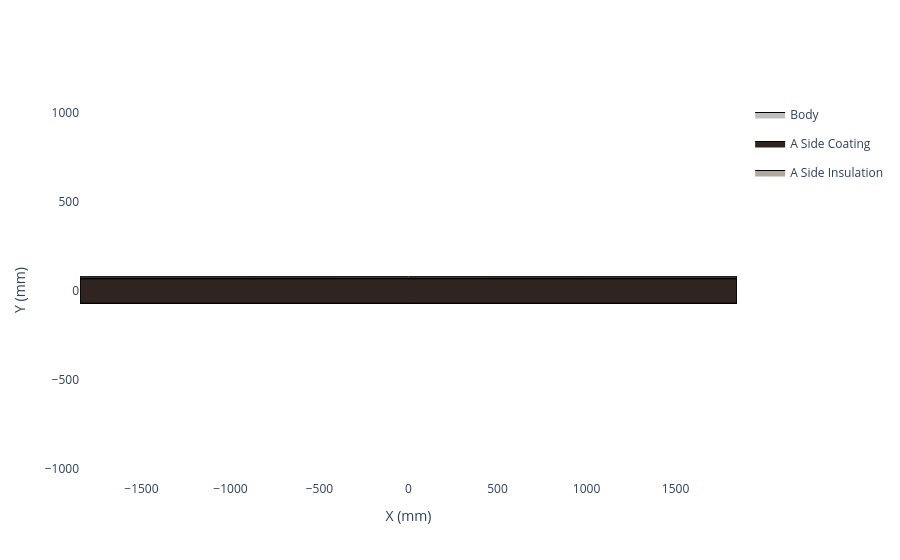
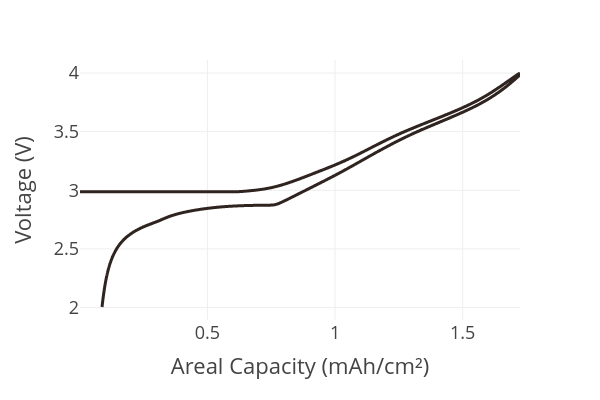

Here is the notebook cell these charts were saved with, in order:
### Code cell
# create the cathode

insulation_material = InsulationMaterial.from_database("Aluminium Oxide, 95%")

my_cathode = Cathode(
    formulation=cathode_formulation,
    current_collector=cathode_current_collector,
    calender_density=3.04,
    mass_loading=15.00,
    insulation_material=insulation_material,
    insulation_thickness=3,
    name='QNAS-S40160RL'
)

my_cathode._get_full_top_down_view().show()
my_cathode.plot_half_cell_curve(areal=True, width=600, height=400).show()

### Figure 1 — Plotly figure (JSON) as saved in the notebook; plotly's stock layout.template omitted (floating-point values rounded to 4 significant figures)
{"data": [{"fill": "toself", "fillcolor": "#C0C0C0", "legendgroup": "Body", "line": {"color": "black", "width": 1}, "mode": "lines", "name": "Body", "showlegend": true, "type": "scatter", "x": [-1845.0, -1845.0, -1845.0, 1845.0, 1845.0, 1845.0, -1845.0], "y": [-71.0, 71.0, 79.0, 79.0, 71.0, -71.0, -71.0]}, {"fill": "toself", "fillcolor": "#2f241f", "line": {"color": "black", "width": 1}, "mode": "lines", "name": "A Side Coating", "type": "scatter", "x": [-1845.0, -1845.0, -1845.0, 1845.0, 1845.0, 1845.0, -1845.0, -1845.0, -1845.0, -1845.0, 1845.0, 1845.0, 1845.0, -1845.0], "y": [-71.0, 68.0, 68.0, 68.0, 68.0, -71.0, -71.0, -71.0, 68.0, 68.0, 68.0, 68.0, -71.0, -71.0]}, {"fill": "toself", "fillcolor": "#B0A99F", "line": {"color": "black", "width": 1}, "mode": "lines", "name": "A Side Insulation", "type": "scatter", "x": [-1845.0, -1845.0, 1845.0, 1845.0, -1845.0, -1845.0, -1845.0, 1845.0, 1845.0, -1845.0], "y": [68.0, 71.0, 71.0, 68.0, 68.0, 68.0, 71.0, 71.0, 68.0, 68.0]}], "layout": {"paper_bgcolor": "white", "plot_bgcolor": "white", "xaxis": {"scaleanchor": "y", "showgrid": false, "title": {"text": "X (mm)"}, "zeroline": false}, "yaxis": {"showgrid": false, "title": {"text": "Y (mm)"}, "zeroline": false}}}

### Figure 2 — Plotly figure (JSON) as saved in the notebook; plotly's stock layout.template omitted (floating-point values rounded to 4 significant figures; data arrays with more than 128 entries replaced by an {"elided": "..."} marker saying what was removed)
{"data": [{"hovertemplate": "Areal Capacity (mAh/cm²)=%{x}<br>Voltage (V)=%{y}<extra></extra>", "legendgroup": "", "line": {"color": "#2f241f", "dash": "solid", "shape": "spline"}, "marker": {"symbol": "circle"}, "mode": "lines", "name": "", "orientation": "v", "showlegend": false, "type": "scatter", "x": {"elided": "8604 float values"}, "xaxis": "x", "y": {"elided": "8604 float values"}, "yaxis": "y"}], "layout": {"height": 400, "legend": {"tracegroupgap": 0}, "margin": {"t": 60}, "width": 600, "xaxis": {"anchor": "y", "domain": [0.0, 1.0], "title": {"text": "Areal Capacity (mAh/cm²)"}}, "yaxis": {"anchor": "x", "domain": [0.0, 1.0], "title": {"text": "Voltage (V)"}}}}
